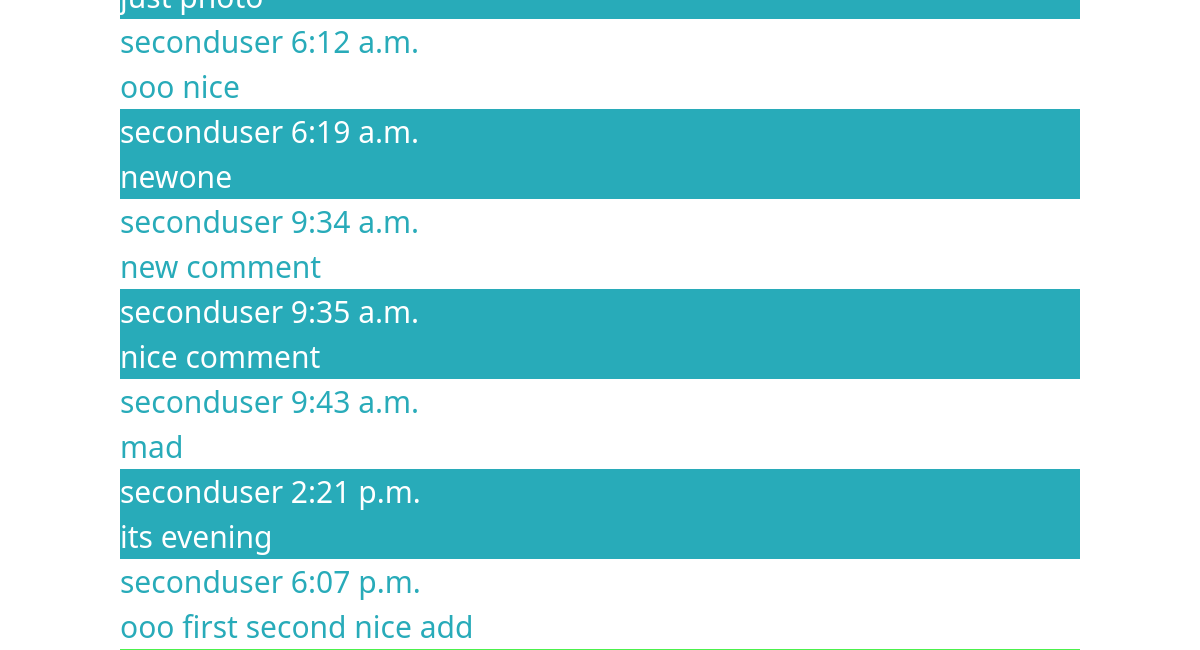
The app's page /comments/ (signed in, lower part), older data.
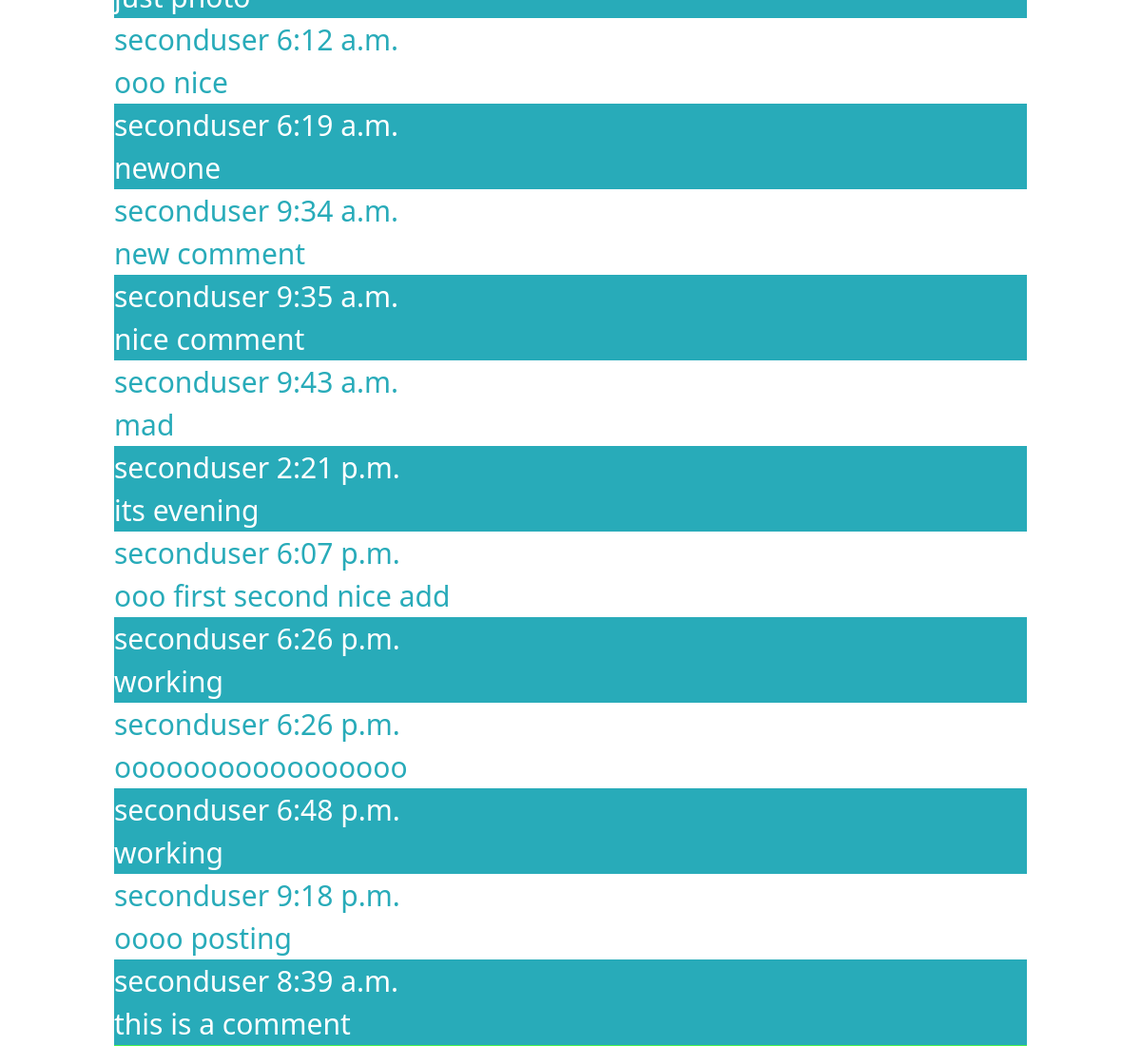
The same page, newer data.
### blog_app/models.py (models this page shows, shortened)
class Comment(models.Model):
    postedwhere = models.ForeignKey(Post,on_delete=models.CASCADE)
    userwhoposted = models.ForeignKey(UserAccount,on_delete=models.CASCADE)
    content = models.TextField()
    timeposted = models.TimeField()

class UserAccount(models.Model):
    user  = models.OneToOneField(User,on_delete=models.CASCADE)
    phone = models.CharField(max_length=12,null=True,default="")
    city = models.CharField(max_length=30,null=True,default="")
    state = models.CharField(max_length=30,null=True,default="")
    country = models.CharField(max_length=30,null=True,default="")
    address = models.CharField(max_length=400,null=True,default="")

### blog_app/views.py (the view)
# urls.py: path('comments/',views.commentsall,name='commentsall'),
@login_required
def commentsall(request):
    user=User.objects.filter(username=request.user.username)[0]
    username = UserAccount.objects.filter(user=user)[0]
    commentfinal = Comment.objects.filter(userwhoposted=username)
    context = {
        'usernameofuser':request.user.username,
        'comments':commentfinal,
    }
    return render(request,'commentsall.html',context=context)

### templates/commentsall.html (shortened to what this page needs)
<!DOCTYPE html>
<html lang="en">
<head>
    <script src="https://cdn.tailwindcss.com"></script>
</head>
<body>
      <br>
      <div class="block">
        {% for i in comments %}
          {% if forloop.counter|divisibleby:"2" %}
          <div class="container-posteven">
            <a href="{% url 'showthiscomment' title=i.postedwhere.title id=i.id %}">
            <div class="heading">{{ i.userwhoposted.user.username }} {{ i.timeposted }}</div>
            <div class="content">
                <div class="desc">{{ i.content }}</div>
            </div>
            </a>
        </div>
          {% else %}
          <div class="container-postodd">
            <a href="{% url 'showthiscomment' title=i.postedwhere.title id=i.id %}">
            <div class="heading">{{ i.userwhoposted.user.username }} {{ i.timeposted }}</div>
            <div class="content">
                <div class="desc">{{ i.content }}</div>
            </div>
            </a>
        </div>
          {% endif %}
        {% endfor %}
    </div>
</body>
</html>

Row changes from the older to the newer data that the page shows:
added Comment: userwhoposted.user.username "seconduser", timeposted "6:26 p.m.", content "working"
added Comment: userwhoposted.user.username "seconduser", timeposted "6:26 p.m.", content "ooooooooooooooooo"
added Comment: userwhoposted.user.username "seconduser", timeposted "6:48 p.m.", content "working"
added Comment: userwhoposted.user.username "seconduser", timeposted "9:18 p.m.", content "oooo posting"
added Comment: userwhoposted.user.username "seconduser", timeposted "8:39 a.m.", content "this is a comment"
